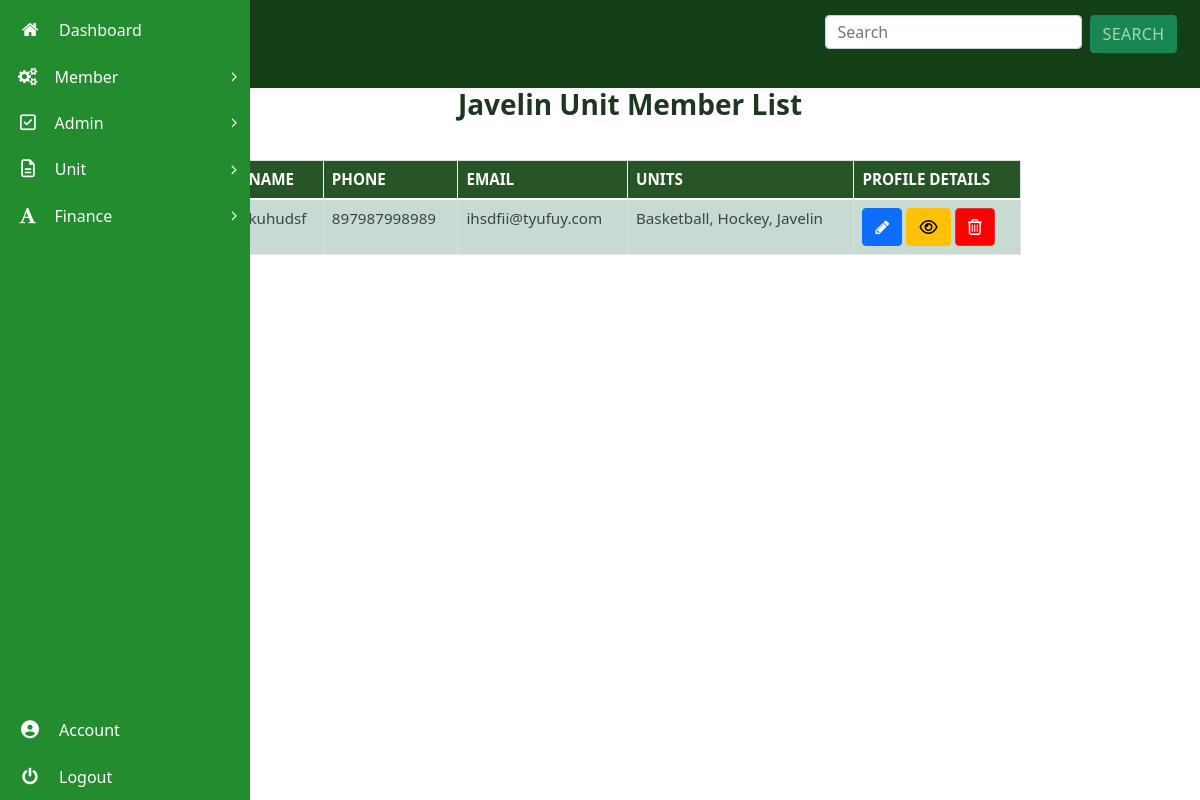
The page /admin/manage_unit_members/5 (signed in) on the database as committed earlier.
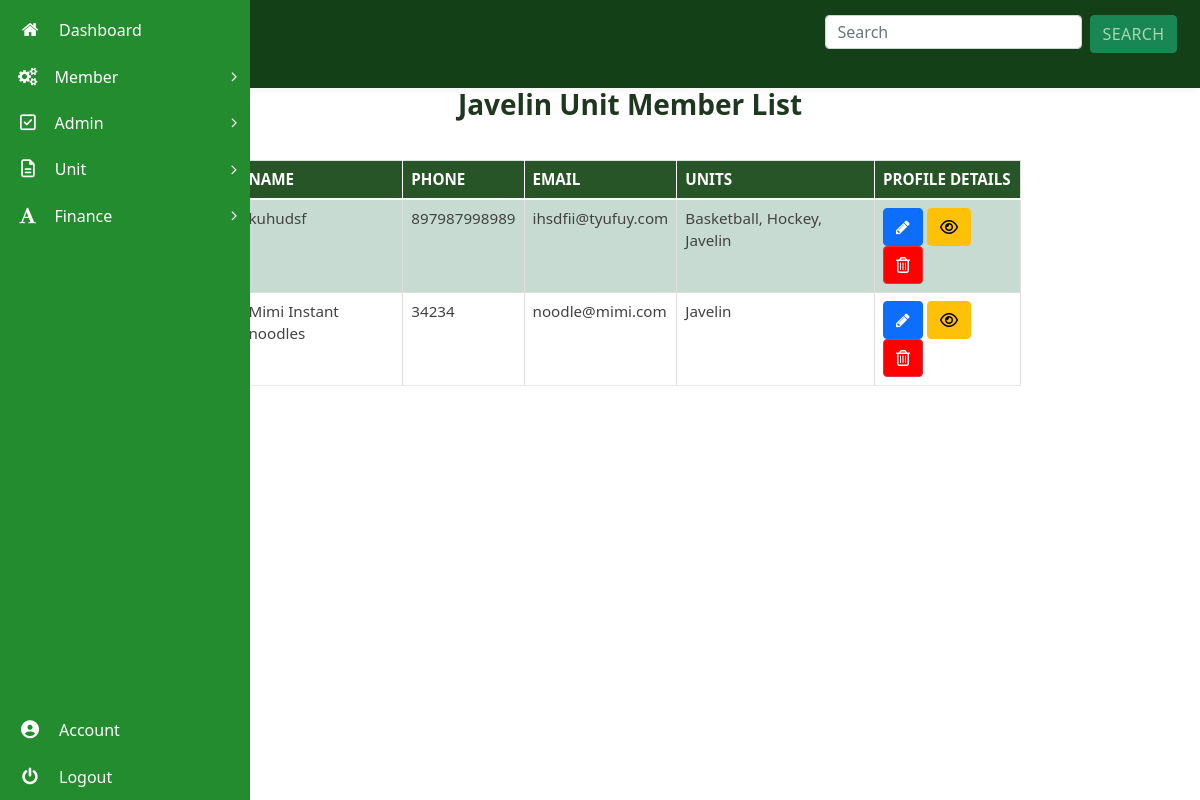
The same page on the database as committed later.
### membership/models.py (models this page shows, shortened)
class User(db.Model, UserMixin):
  id = db.Column(db.Integer, primary_key=True)
  units = db.relationship("Unit", secondary=user_unit, backref="unit_members", lazy="dynamic")
  username = db.Column(db.String(20), unique=True, nullable=False)
  email = db.Column(db.String(120), unique=True, nullable=False)
  phone = db.Column(db.String(60), unique=True, nullable=False, default="")
  password = db.Column(db.String(60), nullable=False, default="~~~~~~~")
  image_file = db.Column(db.String(20), nullable=False, default='default.jpg')
  date_registered = db.Column(db.DateTime, nullable=False, default=datetime.utcnow)
  role = db.Column(db.String(6), nullable=False, default="USER")
  _is_superadmin = db.Column("is_superadmin", db.Boolean, nullable=False, default=False)
  current_salary = db.Column(db.String(60))
  occupation = db.Column(db.String(60))
  experience = db.Column(db.String(60))
  date_of_birth = db.Column(db.String(), nullable=False, default=datetime.utcnow)
  home_address = db.Column(db.String())
  work_address = db.Column(db.String())
  def display_units(self):
    unit_names = []
    for unit in self.units.all():
      unit_names.append(unit.name)
    return ", ".join(unit_names)
  @property
  def is_superadmin(self):
      return self._is_superadmin
  @is_superadmin.setter
  def is_superadmin(self, s):
    if type(s) == type(str()):
      if s.lower() == "true":
        self._is_superadmin = True
      elif s.lower() == "false":
        self._is_superadmin = False
    else:
      self._is_superadmin = s
  def __repr__(self):
    return f"User('{self.username}', '{self.email}', '{self.image_file}')"

class Unit(db.Model):
  id = db.Column(db.Integer, primary_key=True)
  name = db.Column(db.String(50), unique=True, nullable=False)
  date_created = db.Column(db.DateTime, nullable=False,default=datetime.utcnow)
  fees_amount = db.Column(db.String(),nullable=False,default="0")

### membership/routes.py (the view)
@app.route("/admin/manage_unit_members/<int:unit_id>")
@admin_role_required
@login_required
def manage_unit_members(unit_id):
  page = request.args.get('page', 1, type=int)
  unit = Unit.query.filter_by(id=unit_id)[0]
  unit_members = unit.unit_members
  print(unit_members)
  members = unit_members
  return render_template("manage_unit_members.html", title="Units Management", members=members, unit=unit)

### membership/models.py (called while the page is built)
@login_manager.user_loader
def load_user(user_id):
    return User.query.get(int(user_id))

### membership/routes.py (called while the page is built)
def admin_role_required(func):
    @wraps(func)
    def decorated_view(*args, **kwargs):
      if current_user.is_authenticated:
        if not current_user.role == "ADMIN":
            abort(403)
        return func(*args, **kwargs)
      else:
        abort(403)
    return decorated_view

### membership/templates/manage_unit_members.html (shortened to what this page needs)
{% extends "dashboard_layout.html" %}
{% block content %}
<link rel="stylesheet" type="text/css" href="css/table-style.css" />
<link rel="stylesheet" type="text/css" href="css/basictable.css" />
				<div class="container agile-tables">
						{% if unit %}
								<h3 style="text-align: center; color:rgb(31, 55, 31); font-weight:bold;" class="text-center">{{ unit.name }} Unit Member List</h3>
						{% else %}
								<h3 style="text-align: center; color:rgb(31, 55, 31); font-weight:bold;" class="text-center">Members List</h3>
						{% endif %}
					<div class="w3l-table-info table-responsive">
					    <table id="tuble" class="table table-success table-striped table-hover ">
						<thead>
						  <tr>
							<th>Name</th>
							<th>Phone</th>
							<th>Email</th>
							<th>Units</th>
							<th>Profile Details</th>
						  </tr>
						</thead>
						<tbody>
							{% for member in members %}
						  <tr>
							<td>{{member.username}}</td>
							<td>{{ member.phone }}</td>
							<td>{{ member.email }}</td>
							<td>
							{{member.display_units()}}
							</td>
							<td><a role="button" class="btn btn-primary" href="{{ url_for('edit_member', member_id=member.id) }}"><i class="fa fa-pencil" aria-hidden="true"></i></a>
								<a type="button" class="btn btn-warning"  dataId="{{member.id}}" dataImage="/static/profile_pics/{{member.image_file }}" dataName="{{ member.username }}" dataEmail="{{member.email}}" dataPhone="{{member.phone}}" dataPassword="{{ member.password }}" dataUnits="{{member.display_units()}}" dataDateReg="{{ member.date_registered }}" dataOccupation="{{ member.occupation }}" dataHomeAddr="{{ member.home_address }}" dataWorkAddre="{{ member.work_address }}" dataExperience = "{{member.experience}}" dataCurrentSalary="{{member.current_salary}}" data-toggle="modal" data-target="#staticBackdrop" onclick="viewUserFunction(this)"><i class="fa fa-eye" aria-hidden="true"></i></a>
								<a type="button" class="btn btn-danger" style="background: red;" data-toggle="modal" id="{{member.id}}" dataName="{{member.username}}" data-target="#deletemodal"  onclick="deleteFunction(this)"><i class="fa fa-trash-o" aria-hidden="true"></i></a>
							</td>
						  </tr>
						  {% endfor %}
						</tbody>
					  </table>
				  </div>
{% endblock content %}

Rows that differ between the two databases and show on the page:
now on this page (row edited): User: username "Mimi Instant noodles", phone "34234", email "noodle@mimi.com", display_units "Javelin"
